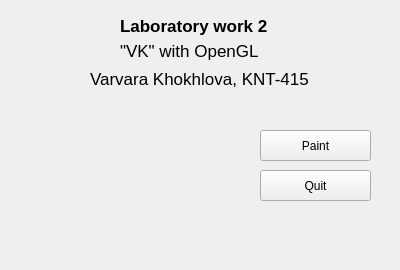
<?xml version="1.0" encoding="UTF-8"?>
<ui version="4.0">
 <class>MainWindow</class>
 <widget class="QMainWindow" name="MainWindow">
  <property name="geometry">
   <rect>
    <x>0</x>
    <y>0</y>
    <width>400</width>
    <height>270</height>
   </rect>
  </property>
  <property name="windowTitle">
   <string>MainWindow</string>
  </property>
  <widget class="QWidget" name="centralWidget">
   <widget class="QPushButton" name="pushButton">
    <property name="geometry">
     <rect>
      <x>260</x>
      <y>130</y>
      <width>111</width>
      <height>31</height>
     </rect>
    </property>
    <property name="text">
     <string>Paint</string>
    </property>
   </widget>
   <widget class="QPushButton" name="pushButton_2">
    <property name="geometry">
     <rect>
      <x>260</x>
      <y>170</y>
      <width>111</width>
      <height>31</height>
     </rect>
    </property>
    <property name="text">
     <string>Quit</string>
    </property>
   </widget>
   <widget class="QLabel" name="label">
    <property name="geometry">
     <rect>
      <x>120</x>
      <y>10</y>
      <width>151</width>
      <height>31</height>
     </rect>
    </property>
    <property name="font">
     <font>
      <pointsize>13</pointsize>
      <weight>75</weight>
      <bold>true</bold>
     </font>
    </property>
    <property name="text">
     <string>Laboratory work 2</string>
    </property>
   </widget>
   <widget class="QLabel" name="label_2">
    <property name="geometry">
     <rect>
      <x>120</x>
      <y>40</y>
      <width>151</width>
      <height>21</height>
     </rect>
    </property>
    <property name="font">
     <font>
      <pointsize>13</pointsize>
     </font>
    </property>
    <property name="text">
     <string>&quot;VK&quot; with OpenGL</string>
    </property>
   </widget>
   <widget class="QLabel" name="label_3">
    <property name="geometry">
     <rect>
      <x>90</x>
      <y>70</y>
      <width>231</width>
      <height>17</height>
     </rect>
    </property>
    <property name="font">
     <font>
      <pointsize>13</pointsize>
     </font>
    </property>
    <property name="text">
     <string>Varvara Khokhlova, KNT-415</string>
    </property>
   </widget>
   <widget class="QLabel" name="label_image">
    <property name="geometry">
     <rect>
      <x>30</x>
      <y>110</y>
      <width>200</width>
      <height>133</height>
     </rect>
    </property>
    <property name="sizePolicy">
     <sizepolicy hsizetype="Minimum" vsizetype="Minimum">
      <horstretch>0</horstretch>
      <verstretch>0</verstretch>
     </sizepolicy>
    </property>
    <property name="minimumSize">
     <size>
      <width>200</width>
      <height>133</height>
     </size>
    </property>
    <property name="text">
     <string/>
    </property>
   </widget>
  </widget>
 </widget>
 <layoutdefault spacing="6" margin="11"/>
 <resources/>
 <connections>
  <connection>
   <sender>pushButton_2</sender>
   <signal>clicked()</signal>
   <receiver>MainWindow</receiver>
   <slot>close()</slot>
   <hints>
    <hint type="sourcelabel">
     <x>280</x>
     <y>235</y>
    </hint>
    <hint type="destinationlabel">
     <x>231</x>
     <y>212</y>
    </hint>
   </hints>
  </connection>
 </connections>
</ui>
